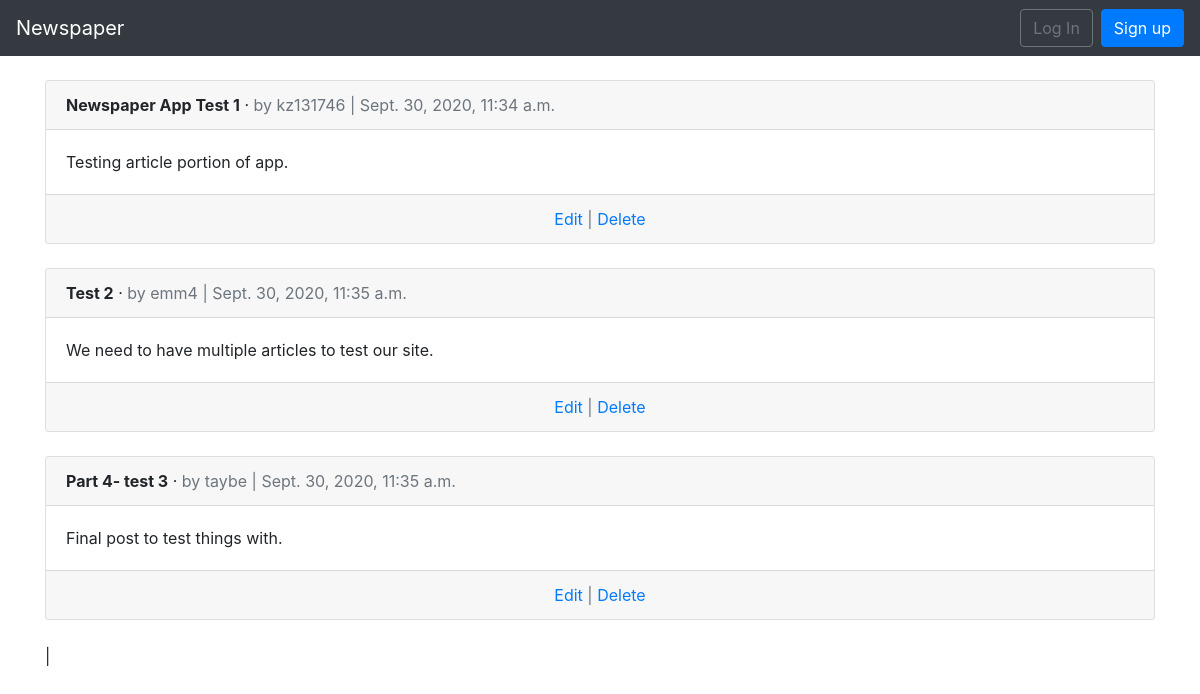
The page /articles/ on the database as committed earlier.
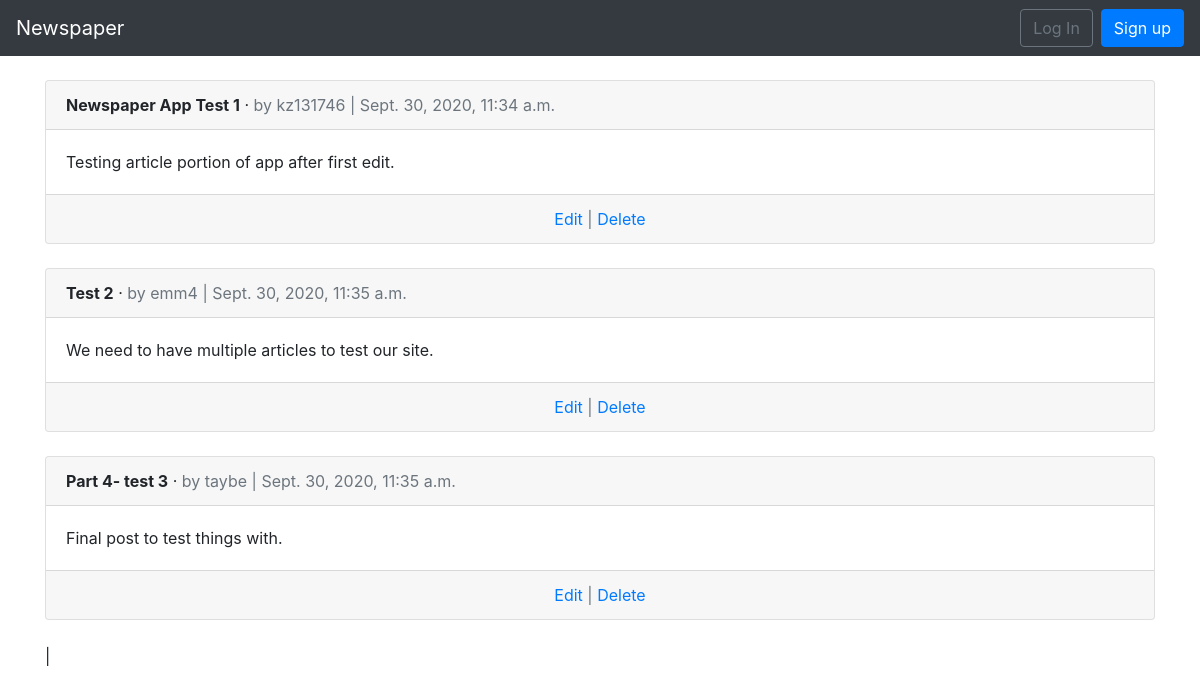
The same page on the database as committed later.
### articles/models.py (models this page shows, shortened)
class Article(models.Model):
    title = models.CharField(max_length=255)
    body = models.TextField()
    date = models.DateTimeField(auto_now_add=True)
    author = models.ForeignKey(
        get_user_model(),
        on_delete=models.CASCADE,
    )

### users/models.py (models this page shows)
class CustomUser(AbstractUser):
    age = models.PositiveIntegerField(null=True, blank=True)

### articles/views.py (the view)
# urls.py: path('', ArticleListView.as_view(), name='article_list'),
class ArticleListView(ListView):
    model = Article
    template_name = 'article_list.html'

### templates/article_list.html (shortened to what this page needs)
{% extends 'base.html' %}
{% block content %}
	{% for article in object_list %}
		<div class="card">
			<div class="card-header">
				<span class="font-weight-bold">{{ article.title }}</span> &middot;
				<span class="text-muted">by {{ article.author }} |
				{{ article.date }}</span>
			</div>
			<div class="card-body">
				{{ article.body }}
			</div>
			<div class="card-footer text-center text-muted">
				<a href="{% url 'article_edit' article.pk %}">Edit</a> |
				<a href="{% url 'article_delete' article.pk %}">Delete</a>
			</div>
		</div>
		<br />
	{% endfor %}|
	{% endblock content %}

Rows that differ between the two databases and show on the page:
changed Article "Newspaper App Test 1": body "Testing article portion of app." → "Testing article portion of app after first edit."
